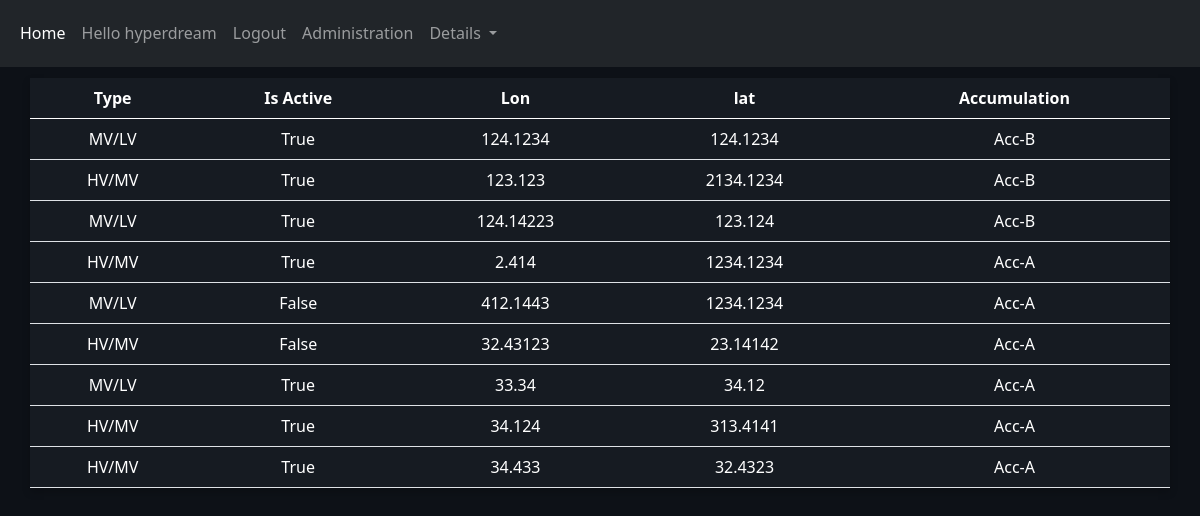
Page /details_cabinets/ (signed in) on the committed database.
### main/models.py (models this page shows)
class Cabinet(models.Model):
    typeCabinet = models.CharField(max_length=30)
    Status = models.BooleanField()
    Longitude = models.FloatField()
    Latitude = models.FloatField()
    idAccumulations = models.ForeignKey(Accumulation, on_delete=models.CASCADE)

class Accumulation(models.Model):
    NameAccum = models.CharField(max_length=30)
    longitude = models.FloatField()
    latitude = models.FloatField()
    Status = models.BooleanField()
    NameTran = models.CharField(max_length=30)
    Tranlong = models.FloatField()
    Tranlat = models.FloatField()

### main/views.py (the view)
# urls.py: path('details_cabinets/', views.details_Cabinets, name='cabinets'),
@login_required(login_url='login')
def details_Cabinets(request):
    cabinets = Cabinet.objects.order_by('-idAccumulations')
    context = {
        'cabinets': cabinets
    }
    return render(request, 'main/DetailsCabinets.html', context)

### main/templates/main/DetailsCabinets.html (shortened to what this page needs)
<!DOCTYPE html>
<html lang="en">
<head>
    {% load static %}
    <link rel="stylesheet" href="{% static 'main/bootstrap.min.css' %}">
    <link rel="stylesheet" href="{% static 'main/mystyle.css' %}">
</head>
<body body class="text-center paragraph" style="padding-top:0">
  {% include "components/navbar.html" %}
  {% include "components/tableCabinets.html"%}
</body>
</html>

### main/templates/components/navbar.html (shortened to what this page needs)
{% load static %}
  <nav class="navbar navbar-expand-lg navbar-dark bg-dark">
    <div class="container-fluid">
      <div class="collapse navbar-collapse" id="navbarSupportedContent">
        <ul class="navbar-nav me-auto mb-2 mb-lg-0">
          <li class="nav-item">
            <a class="nav-link active" aria-current="page" style="padding-top: 13px;" href="{% url 'index' %}">Home</a>
          </li>
          {% if user.is_authenticated %}
              <li class="nav-item">
                <a class="nav-link" style="padding-top: 13px;" href=""> Hello {{user.username}} </a>
              </li>
              <li class="nav-item">
                <a class="nav-link" style="padding-top: 13px;" href="{% url 'logout' %}">Logout</a>
              </li>
          {% else %}
              <li class="nav-item">
                <a class="nav-link" style="padding-top: 13px;" href="{% url 'login' %}">Login</a>
              </li>
          {% endif %}
          <li class="nav-item">
            <a class="nav-link" style="padding-top: 13px;" href="/admin/">Administration</a>
          </li>
          <li class="nav-item dropdown">
            <a class="nav-link dropdown-toggle" style="padding-top: 13px;" href="#" id="navbarDropdown" role="button" data-bs-toggle="dropdown" aria-expanded="false">
                Details
            </a>
          </li>
        </ul>
      </div>
    </div>
  </nav>
</body>
</html>

### main/templates/components/tableCabinets.html
{% load static %}
<table class="table container px-4 py-5 card1" style="color: white !important; position: absolute; top: 20%; transform: translateY(-20%) translateX(-50%); left: 50%;">
  <thead>
    <tr>
      <th scope="col">Type</th>
      <th scope="col">Is Active</th>
      <th scope="col">Lon</th>
      <th scope="col">lat</th>
      <th scope="col">Accumulation</th>
    </tr>
  </thead>
  <tbody>
      {% for cabinet in cabinets %}
      <tr>
            <td>{{cabinet.typeCabinet}}</td>
            <td>{{cabinet.Status}}</td>
            <td>{{cabinet.Longitude}}</td>
            <td>{{cabinet.Latitude}}</td>
            <td>{{cabinet.idAccumulations.NameAccum}}</td>
      </tr>
      {% endfor %}
  </tbody>
</table>

### main/static/main/mystyle.css (style rules this page uses)
body { background-color: #0d1117 !important; }
.card1 { box-shadow: 0 4px 8px 0 rgba(0, 0, 0, 0.2); padding: 16px; text-align: center; background-color: #161b22; }
.paragraph { color: #bdc4cd }
.navbar { position: relative; display: flex; flex-wrap: wrap; align-items: center; justify-content: space-between; padding-top: .5rem; padding-bottom: .9rem; }

### rows in the picture
Cabinet: typeCabinet "MV/LV", Status "True", Longitude "124.1234", Latitude "124.1234", idAccumulations.NameAccum "Acc-B"
Cabinet: typeCabinet "HV/MV", Status "True", Longitude "123.123", Latitude "2134.1234", idAccumulations.NameAccum "Acc-B"
Cabinet: typeCabinet "MV/LV", Status "True", Longitude "124.14223", Latitude "123.124", idAccumulations.NameAccum "Acc-B"
Cabinet: typeCabinet "HV/MV", Status "True", Longitude "2.414", Latitude "1234.1234", idAccumulations.NameAccum "Acc-A"
Cabinet: typeCabinet "MV/LV", Status "False", Longitude "412.1443", Latitude "1234.1234", idAccumulations.NameAccum "Acc-A"
Cabinet: typeCabinet "HV/MV", Status "False", Longitude "32.43123", Latitude "23.14142", idAccumulations.NameAccum "Acc-A"
Cabinet: typeCabinet "MV/LV", Status "True", Longitude "33.34", Latitude "34.12", idAccumulations.NameAccum "Acc-A"
Cabinet: typeCabinet "HV/MV", Status "True", Longitude "34.124", Latitude "313.4141", idAccumulations.NameAccum "Acc-A"
Cabinet: typeCabinet "HV/MV", Status "True", Longitude "34.433", Latitude "32.4323", idAccumulations.NameAccum "Acc-A"

### other values in the picture
{{ user.username }} "hyperdream"
